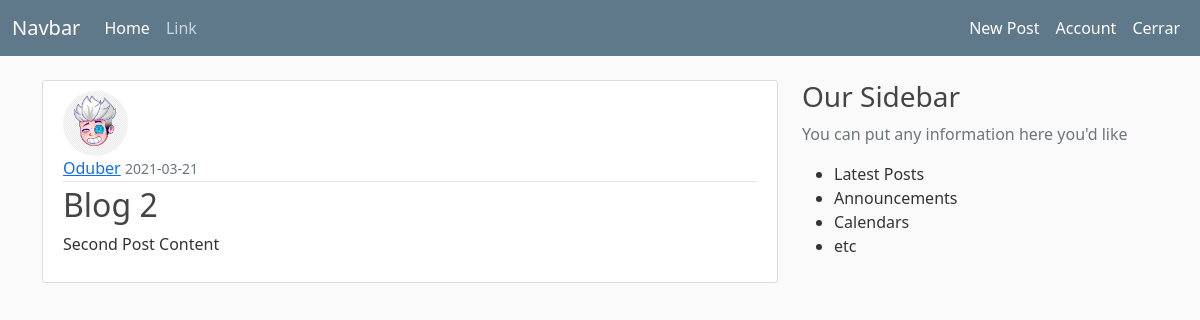
Screenshot of /post/2 (signed in) with the database file from the repository.
### flaskblog/models.py (models this page shows, shortened)
class User(db.Model, UserMixin):
    id = db.Column(db.Integer, primary_key=True)
    username = db.Column(db.String(20), unique=True, nullable=False)
    email = db.Column(db.String(120), unique=True, nullable=False)
    image_file = db.Column(db.String(20), nullable=False, default='avatar_1.png')
    password = db.Column(db.String(60), nullable=False)
    posts = db.relationship('Post', backref='author', lazy=True)

class Post(db.Model):
    id = db.Column(db.Integer, primary_key=True)
    title = db.Column(db.String(100), nullable=False)
    date_post = db.Column(db.DateTime, nullable=False, default=datetime.utcnow)
    content = db.Column(db.Text, nullable=False)
    user_id = db.Column(db.Integer, db.ForeignKey('user.id'), nullable=False)

### flaskblog/routes.py (the view)
@app.route('/post/<int:post_id>')
@login_required
def post(post_id):
    post = Post.query.get_or_404(post_id)
    return render_template('post.html', title=post.title, post=post)

### flaskblog/models.py (called while the page is built)
@login_manager.user_loader
def load_user(user_id):
    return User.query.get(int(user_id))

### flaskblog/templates/post.html (shortened to what this page needs)
{% extends "layout.html" %}
{% block content %}
    <article class="media content-section">
        <img
            src="{{ url_for('static', filename='images/' + post.author.image_file) }}"
            alt=""
            class="rounded-circle article-img"
        >
        <div class="media-body">
            <div class="article-metadata">
                <a href="#" class="mr-2">{{ post.author.username }}</a>
                <small class="text-muted">{{ post.date_post.strftime('%Y-%m-%d') }}</small>
            </div>
            <h2 class="article-title">{{ post.title }}</a></h2>
            <p class="article-content">{{  post.content }}</p>
        </div>
    </article>
{% endblock content %}

### flaskblog/static/main.css (style rules this page uses)
body { background: #fafafa; color: #333333; margin-top: 5rem; }
h1, h2, h3, h4, h5, h6 { color: #444444; }
.content-section { background: #ffffff; padding: 10px 20px; border: 1px solid #dddddd; border-radius: 3px; margin-bottom: 20px; }
.article-title { color: #444444; }
.article-content { white-space: pre-line; }
.article-img { height: 65px; width: 65px; margin-right: 16px; }
.article-metadata { padding-bottom: 1px; margin-bottom: 4px; border-bottom: 1px solid #e3e3e3 }

### rows the page displays
User: image_file (picture), author.username "Oduber"
Post: date_post "2021-03-21", title "Blog 2", content "Second Post Content"
